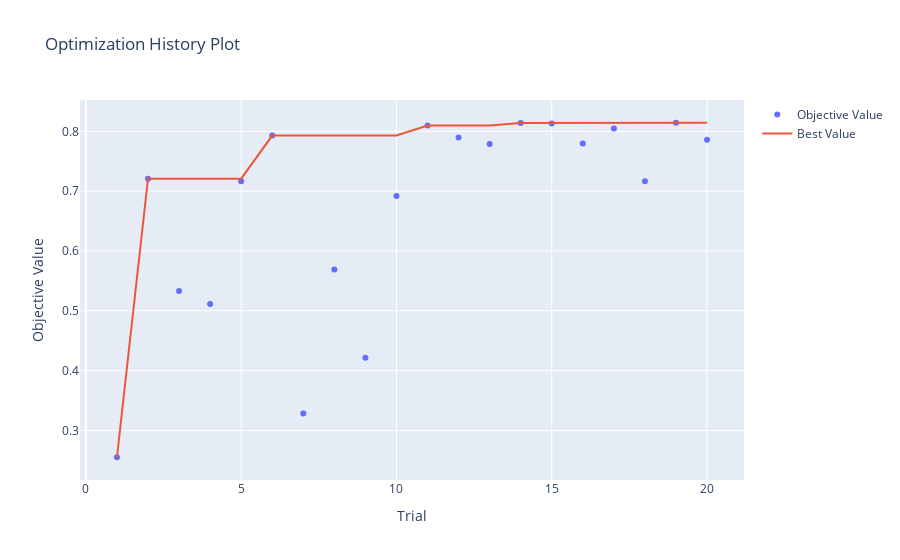
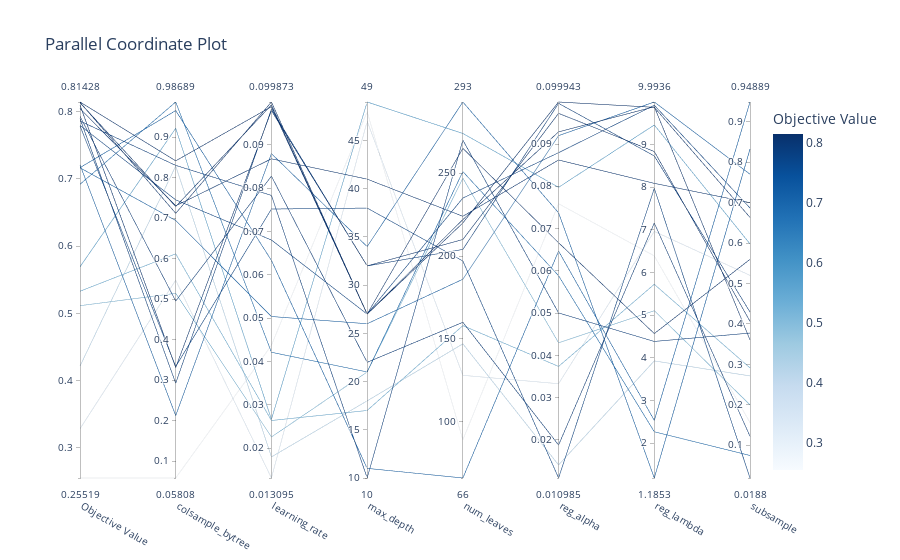
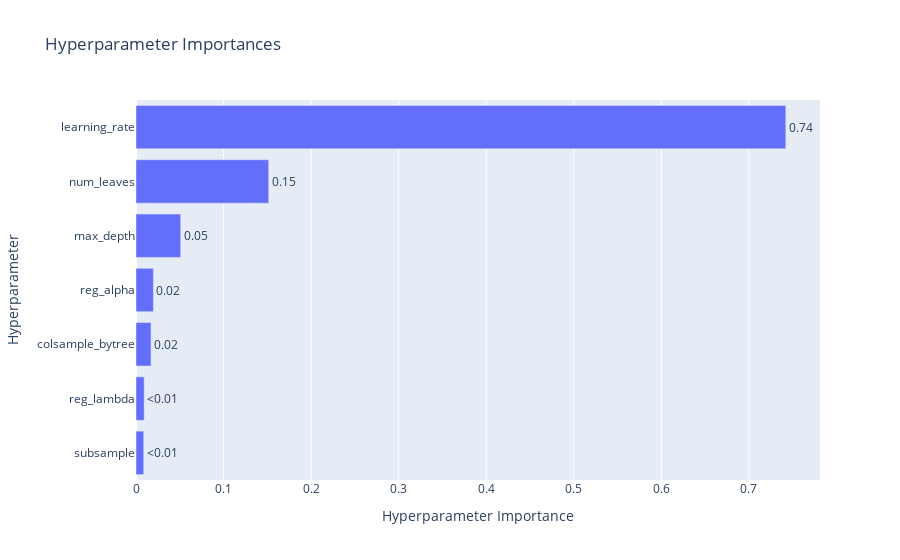

Notebook code for these charts, in order:
### Code cell
n_trials = 20
random_state = 42
kfold = 10

# Define the study name and storage path (local SQLite database file)
study_name = f"lgbm_model_base_features"
storage = "sqlite:///my_study.db"

study = execute_optuna(
    n_trials=n_trials, random_state=random_state, study_name=study_name
)

# Load the existing study
study = optuna.load_study(study_name=study_name, storage=storage)

### Figure 1 — Plotly figure (JSON) as saved in the notebook; plotly's stock layout.template omitted (floating-point values rounded to 4 significant figures)
{"data": [{"mode": "markers", "name": "Objective Value", "type": "scatter", "x": [1, 2, 3, 4, 5, 6, 7, 8, 9, 10, 11, 12, 13, 14, 15, 16, 17, 18, 19, 20], "y": [0.2552, 0.7208, 0.5329, 0.5114, 0.7167, 0.7929, 0.3284, 0.5692, 0.4216, 0.6919, 0.8096, 0.7895, 0.7788, 0.8138, 0.8132, 0.7795, 0.8045, 0.7164, 0.8143, 0.786]}, {"mode": "lines", "name": "Best Value", "type": "scatter", "x": [0, 1, 2, 3, 4, 5, 6, 7, 8, 9, 10, 11, 12, 13, 14, 15, 16, 17, 18, 19, 20], "y": [null, 0.2552, 0.7208, 0.7208, 0.7208, 0.7208, 0.7929, 0.7929, 0.7929, 0.7929, 0.7929, 0.8096, 0.8096, 0.8096, 0.8138, 0.8138, 0.8138, 0.8138, 0.8138, 0.8143, 0.8143]}, {"marker": {"color": "#cccccc"}, "mode": "markers", "name": "Infeasible Trial", "showlegend": false, "type": "scatter", "x": [], "y": []}], "layout": {"title": {"text": "Optimization History Plot"}, "xaxis": {"title": {"text": "Trial"}}, "yaxis": {"title": {"text": "Objective Value"}}}}

### Figure 2 — Plotly figure (JSON) as saved in the notebook; plotly's stock layout.template omitted (floating-point values rounded to 4 significant figures)
{"data": [{"dimensions": [{"label": "Objective Value", "range": [0.2552, 0.8143], "values": [0.2552, 0.7208, 0.5329, 0.5114, 0.7167, 0.7929, 0.3284, 0.5692, 0.4216, 0.6919, 0.8096, 0.7895, 0.7788, 0.8138, 0.8132, 0.7795, 0.8045, 0.7164, 0.8143, 0.786]}, {"label": "colsample_bytree", "range": [0.05808, 0.9869], "values": [0.05808, 0.2123, 0.6119, 0.5142, 0.9656, 0.4952, 0.5467, 0.9219, 0.8287, 0.9869, 0.331, 0.2922, 0.3336, 0.712, 0.7287, 0.7451, 0.7304, 0.6941, 0.8415, 0.8304]}, {"label": "learning_rate", "range": [0.01309, 0.09987], "values": [0.04371, 0.08796, 0.02636, 0.02255, 0.06332, 0.08276, 0.01309, 0.02664, 0.01796, 0.04211, 0.09788, 0.09822, 0.07517, 0.09987, 0.09919, 0.06802, 0.08676, 0.05037, 0.0988, 0.07831]}, {"label": "max_depth", "range": [10, 49], "values": [48, 34, 17, 21, 11, 22, 47, 49, 18, 21, 32, 32, 38, 27, 27, 27, 41, 26, 27, 10]}, {"label": "num_leaves", "range": [66, 293], "values": [89, 293, 158, 247, 66, 160, 128, 274, 147, 251, 210, 204, 197, 222, 220, 235, 224, 186, 265, 270]}, {"label": "reg_alpha", "range": [0.01098, 0.09994], "values": [0.07588, 0.07373, 0.03738, 0.04297, 0.06468, 0.01879, 0.03329, 0.07976, 0.01407, 0.05884, 0.09726, 0.09962, 0.01098, 0.09287, 0.09994, 0.08796, 0.08622, 0.09199, 0.06664, 0.05003]}, {"label": "reg_lambda", "range": [1.185, 9.994], "values": [6.388, 1.185, 5.723, 5.105, 2.535, 7.158, 6.963, 9.455, 3.928, 2.268, 8.834, 8.73, 7.971, 9.882, 9.869, 9.918, 8.088, 9.994, 4.569, 4.384]}, {"label": "subsample", "range": [0.0188, 0.9489], "values": [0.156, 0.8324, 0.2912, 0.1997, 0.9489, 0.122, 0.5201, 0.5979, 0.2713, 0.07455, 0.4064, 0.4293, 0.0188, 0.3604, 0.6634, 0.6867, 0.6998, 0.7703, 0.5596, 0.3773]}], "labelangle": 30, "labelside": "bottom", "line": {"color": [0.2552, 0.7208, 0.5329, 0.5114, 0.7167, 0.7929, 0.3284, 0.5692, 0.4216, 0.6919, 0.8096, 0.7895, 0.7788, 0.8138, 0.8132, 0.7795, 0.8045, 0.7164, 0.8143, 0.786], "colorbar": {"title": {"text": "Objective Value"}}, "colorscale": [[0, "rgb(247,251,255)"], [0.125, "rgb(222,235,247)"], [0.25, "rgb(198,219,239)"], [0.375, "rgb(158,202,225)"], [0.5, "rgb(107,174,214)"], [0.625, "rgb(66,146,198)"], [0.75, "rgb(33,113,181)"], [0.875, "rgb(8,81,156)"], [1, "rgb(8,48,107)"]], "reversescale": false, "showscale": true}, "type": "parcoords"}], "layout": {"title": {"text": "Parallel Coordinate Plot"}}}

### Figure 3 — Plotly figure (JSON) as saved in the notebook; plotly's stock layout.template omitted (floating-point values rounded to 4 significant figures)
{"data": [{"cliponaxis": false, "hovertemplate": ["subsample (FloatDistribution): 0.008825124181474037<extra></extra>", "reg_lambda (FloatDistribution): 0.009338010002308036<extra></extra>", "colsample_bytree (FloatDistribution): 0.01717236893677546<extra></extra>", "reg_alpha (FloatDistribution): 0.01987797852229969<extra></extra>", "max_depth (IntDistribution): 0.051102509633969374<extra></extra>", "num_leaves (IntDistribution): 0.15154444513224652<extra></extra>", "learning_rate (FloatDistribution): 0.7421395635909268<extra></extra>"], "name": "Objective Value", "orientation": "h", "text": ["<0.01", "<0.01", "0.02", "0.02", "0.05", "0.15", "0.74"], "textposition": "outside", "type": "bar", "x": [0.008825, 0.009338, 0.01717, 0.01988, 0.0511, 0.1515, 0.7421], "y": ["subsample", "reg_lambda", "colsample_bytree", "reg_alpha", "max_depth", "num_leaves", "learning_rate"]}], "layout": {"title": {"text": "Hyperparameter Importances"}, "xaxis": {"title": {"text": "Hyperparameter Importance"}}, "yaxis": {"title": {"text": "Hyperparameter"}}}}
